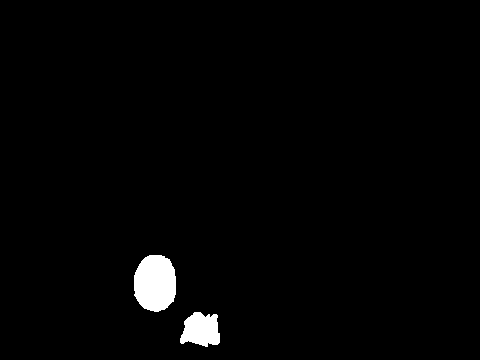
#> input picture Matrix_Image/22.png, 480 x 360 px
$ jupyter execute --allow-errors Image-to-Matrix.ipynb
#> lines starting #> are read from the running program, lines starting #| are printed output that depends on the picture; after the words box and inside, x2 and y2 are one past the last pixel; in counts of white or black regions, pixels touching at a corner belong together
[cell 1]
import cv2
import numpy as np

[cell 2]
path = "22"
ori_img = cv2.imread(path+'.png')
#> ori_img is the input picture: shape (360, 480, 3); values 0 (black) and 1 (white), 1.7% white; 2 white regions, box (x1, y1, x2, y2) and area: (134, 255, 176, 312) 1966, (180, 312, 220, 347) 1043
arr = np.array(ori_img)

#> (a cell that did not finish here is left out)

[cell 4]
nx,ny,nz=np.shape(arr)
#> nx = 360; ny = 480; nz = 3
CXY=np.zeros([ny, nx])
for i in range(ny):
    for j in range(nx):
        CXY[i,j]=np.max(arr[j,i,:])
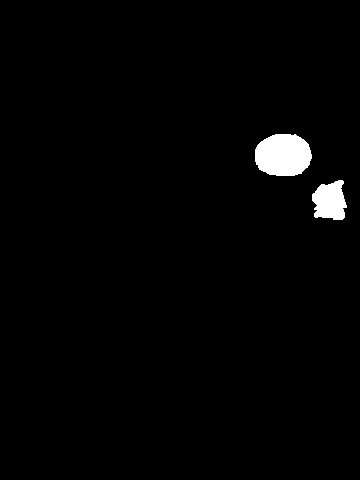
#> CXY: shape (480, 360) float64; values 0 (black) and 1 (white), 1.7% white; 2 white regions, box (x1, y1, x2, y2) and area: (255, 134, 312, 176) 1966, (312, 180, 347, 220) 1043

#Binary data
#np.save('0001TP_007590-gray-png.npy', CXY)

#Human readable data
np.savetxt('value-'+path+'-png.txt', CXY)
